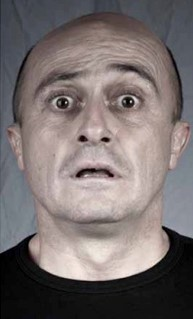
%> input picture assignment 4/sad.jpg, 193 x 319 px
$ octave ex3.m   (GNU Octave 9; MATLAB toolbox functions it lacks are replaced by stand-ins)
%> lines starting %> are read from the running program, lines starting %| are printed output that depends on the picture
close all;
clear;
clc;

img_sad = imread('sad.jpg');
%> img_sad is the input picture: size 319x193x3 uint8; mean R, G, B 119.6, 111, 110.5
img_happy = imread('happy.jpg');
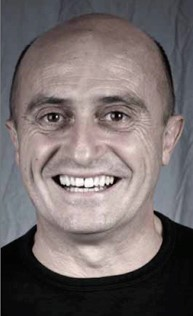
%> input picture assignment 4/happy.jpg, 193 x 316 px
%> img_happy is the input picture: size 316x193x3 uint8; mean R, G, B 115.4, 106.4, 106.5

levels = 4; %as per assignment

[gaussian_pyramid_sad, laplacian_pyramid_sad, reconstructed_sad] = pyramids(img_sad, levels);
[gaussian_pyramid_happy, laplacian_pyramid_happy, reconstructed_happy] = pyramids(img_happy, levels);

%%%%%%%%%%%%%%%%%%%%%%%%%%%%%%%%%%%%%%%%%%%%%%%%%%%%%%%%%%%%%%%%%%%%%%%%%%%%

% reconstructing the laplacian
function reconstructed_img = reconstruct_laplacian(laplacian_pyramid)
    levels = length(laplacian_pyramid);
    reconstructed_img = laplacian_pyramid{levels};

    for i = levels-1:-1:1
        upsampled_img = imresize(reconstructed_img, size(laplacian_pyramid{i}(:,:,1)), 'nearest');
        reconstructed_img = upsampled_img + laplacian_pyramid{i};
    end
end

%%%%%%%%%%%%%%%%%%%%%%%%%%%%%%%%%%%%%%%%%%%%%%%%%%%%%%%%%%%%%%%%%%%%%%%%%%%%

% computing both pyramids
function [gaussian_pyramid, laplacian_pyramid, reconstructed_img] = pyramids(img, levels)
%> called with levels = 4
    img = im2double(img);

    gaussian_pyramid = cell(levels, 1);
    gaussian_pyramid{1} = img; % first layer is original image
    for i = 2:levels
        img = imgaussfilt(gaussian_pyramid{i-1}, 1);
        img = imresize(img, 0.5, 'nearest');
        gaussian_pyramid{i} = img;
    end
%> after the loop, gaussian_pyramid = 4 items

    laplacian_pyramid = cell(levels, 1); %initialize
    for i = 1:levels-1
        prev_img = imresize(gaussian_pyramid{i+1}, size(gaussian_pyramid{i}(:,:,1)), 'nearest');
        laplacian_pyramid{i} = gaussian_pyramid{i} - prev_img;
    end
%> after the loop, laplacian_pyramid = 4 items
    laplacian_pyramid{levels} = gaussian_pyramid{levels}; % last one = gaussian

    % display gaussian
    figure;
    for i = 1:levels
        subplot(1, levels, i);
        imshow(gaussian_pyramid{i}, []);
        title(['Gaussian Level ', num2str(i)]);
    end

    % display laplacian (with brightness adjustment for visualization)
    figure;
    for i = 1:levels
        brightened_lap = imadjust(laplacian_pyramid{i}, stretchlim(laplacian_pyramid{i}), []);
        subplot(1, levels, i);
        imshow(brightened_lap, []);
        title(['Laplacian Level', num2str(i)]);
    end
%> this loop made 4 passes
%> pass 1, in pyramids, `brightened_lap = imadjust(laplacian_pyramid{i}, stretchlim(laplacian_p..`:
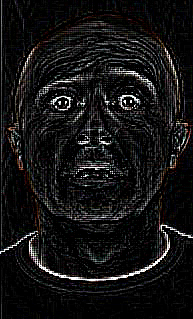
%> brightened_lap: size 319x193x3 double; mean R, G, B 0.0792, 0.0772, 0.0775
%> after the loop:
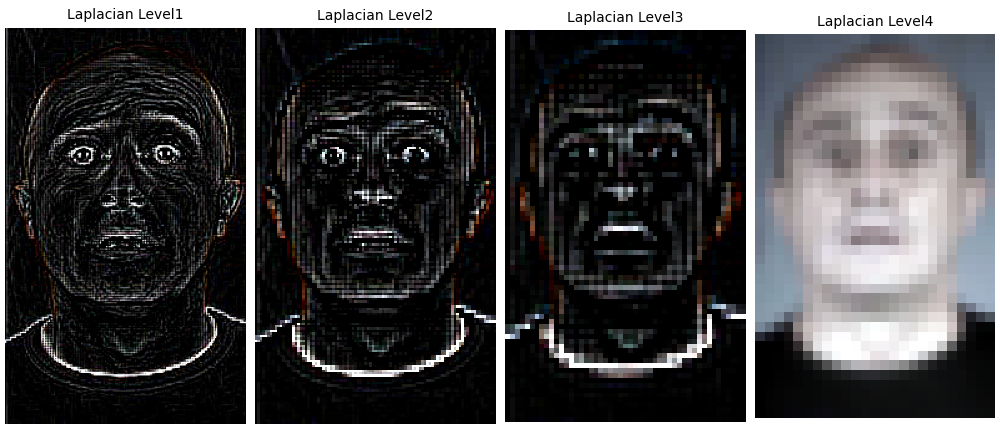
%> figure redrawn from the program's plot data, 4 panels

    % display the reconstructed images
    figure;
    reconstructed_img = reconstruct_laplacian(laplacian_pyramid);
%> in reconstruct_laplacian, `levels = length(laplacian_pyramid);`: levels = 4
%> the loop in reconstruct_laplacian, `for i = levels-1:-1:1` made 3 passes
%> i on passes 1, 3: 3, 1
%> reconstructed_img: size 319x193x3 double
%> `[gaussian_pyramid_sad, laplacian_pyramid_sad, reconstructed_sad] = pyr..`: gaussian_pyramid_sad = 4 items
%> call 2 of pyramids, with levels = 4
%> the loop in pyramids (call 2), `for i = 2:levels` made 3 passes
%> pass 1, in pyramids (call 2), `img = imresize(img, 0.5, 'nearest');`:
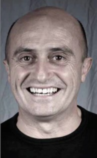
%> img: size 158x97x3 double; mean R, G, B 0.452, 0.417, 0.417
%> the loop in pyramids (call 2), `for i = 1:levels` made 4 passes
%> pass 1, in pyramids (call 2), `brightened_lap = imadjust(laplacian_pyramid{i}, stretchlim(laplacian_p..`:
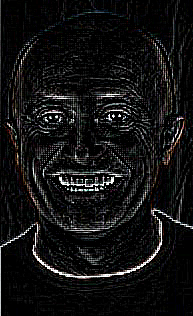
%> brightened_lap: size 316x193x3 double; mean R, G, B 0.0731, 0.0725, 0.0728
%> after the loop in pyramids (call 2), `for i = 1:levels`:
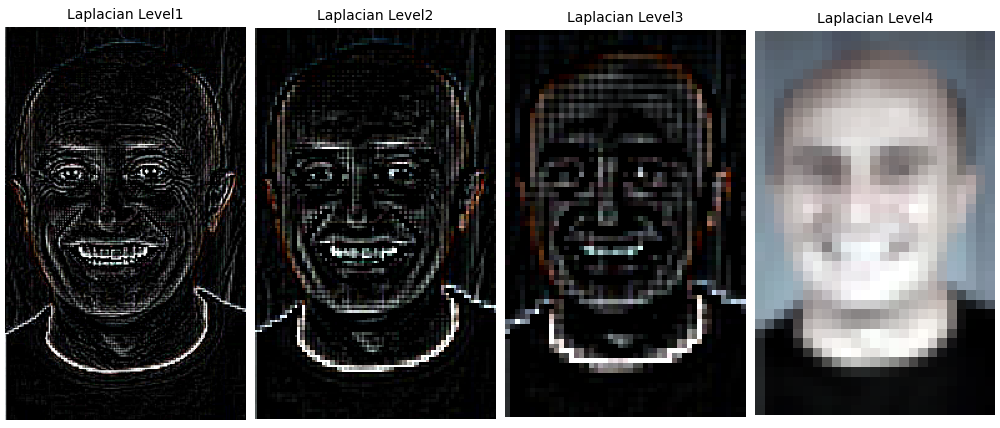
%> figure redrawn from the program's plot data, 4 panels
%> in reconstruct_laplacian (call 2), `reconstructed_img = laplacian_pyramid{levels};`:
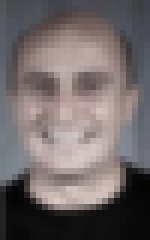
%> reconstructed_img: size 40x25x3 double (shown 6 times larger); mean R, G, B 0.444, 0.41, 0.412
%> the loop in reconstruct_laplacian (call 2), `for i = levels-1:-1:1` made 3 passes
    imshow(reconstructed_img, []);
end
